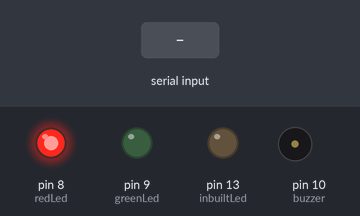
A sketch run on a simulated Arduino Uno, built with avr-gcc and run on an emulated ATmega328P. Parts: output pins drawn as LEDs (lit = HIGH), buzzer (waves = sounding, pin HIGH). Inputs (shaded band) come from the test bench.

Above: at 1.2 s.
1.3 s: "GREEN\n" received over Serial
At 2.0 s:
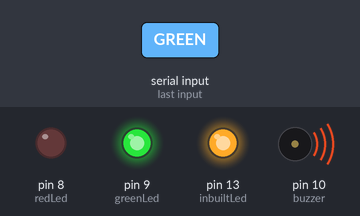
2.8 s: "RED\n" received over Serial
At 4.2 s:
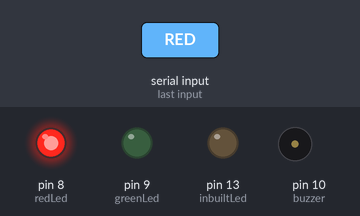
Timing chart, 0 to 5.8 s (numbered marks = the images above; inputs shaded):
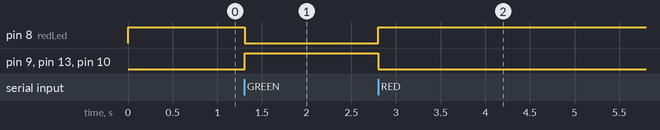

The sketch:

sketch_apr28a.ino
```cpp
// 🔹 Arduino Traffic Light with Buzzer & Serial Control

const int redLed = 8;        // External Red LED
const int greenLed = 9;      // External Green LED
const int inbuiltLed = 13;   // Inbuilt Arduino LED (for GREEN)
const int buzzer = 10;       // Buzzer connected to digital pin 10

void setup() {
  Serial.begin(9600);

  pinMode(redLed, OUTPUT);
  pinMode(greenLed, OUTPUT);
  pinMode(inbuiltLed, OUTPUT);
  pinMode(buzzer, OUTPUT);

  // Start with RED ON, others OFF
  digitalWrite(redLed, HIGH);
  digitalWrite(greenLed, LOW);
  digitalWrite(inbuiltLed, LOW);
  digitalWrite(buzzer, LOW);
}

void loop() {
  if (Serial.available() > 0) {
    String command = Serial.readStringUntil('\n');
    command.trim();  // Remove any leading/trailing spaces or newlines

    if (command == "GREEN") {
      digitalWrite(greenLed, HIGH);     // External Green LED ON
      digitalWrite(inbuiltLed, HIGH);   // Inbuilt LED ON
      digitalWrite(redLed, LOW);        // Red LED OFF
      digitalWrite(buzzer, HIGH);       // Buzzer ON
    }
    else if (command == "RED") {
      digitalWrite(greenLed, LOW);      // External Green LED OFF
      digitalWrite(inbuiltLed, LOW);    // Inbuilt LED OFF
      digitalWrite(redLed, HIGH);       // Red LED ON
      digitalWrite(buzzer, LOW);        // Buzzer OFF
    }
  }
}

// Red LED on pin 8

// Green LED on pin 9

// Inbuilt LED on pin 13

// ✅ Buzzer on pin 10

// GREEN signal triggers: green LEDs + buzzer

// RED signal triggers: red LED, turns others OFF
```

Measured:
- after the input at 1.3 s, pin 8 (redLed): HIGH → LOW at once; pin 9 (greenLed), pin 13 (inbuiltLed), pin 10 (buzzer): LOW → HIGH at once
- after the input at 2.8 s, pin 8 (redLed): LOW → HIGH at once; pin 9 (greenLed), pin 13 (inbuiltLed), pin 10 (buzzer): HIGH → LOW at once
